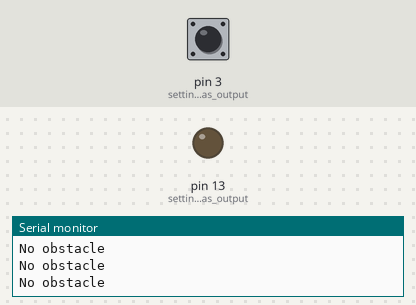
Simulated run of this sketch. Board: Arduino Uno, built with avr-gcc and run on an emulated ATmega328P. On the bench: output pins drawn as LEDs (lit = HIGH), the last lines printed to the serial monitor. Dashed ring = blinking. The inputs (shaded band) are chosen by the test bench; at power-on: pin 3 (setting_pin_3_as_output) HIGH.

Above: at 1.2 s.
1.3 s: pin 3 (setting_pin_3_as_output) pulled LOW for 0.15 s
At 1.39 s:
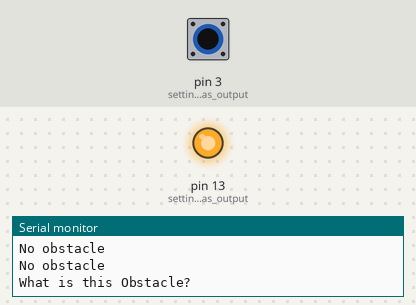
2.9 s: pin 3 (setting_pin_3_as_output) pulled LOW for 1 s
At 4.9 s:
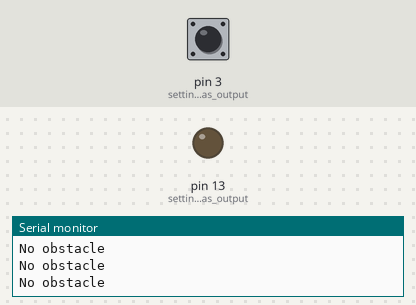
6.9 s: pin 3 (setting_pin_3_as_output) pulled LOW for 3.2 s
At 7.7 s:
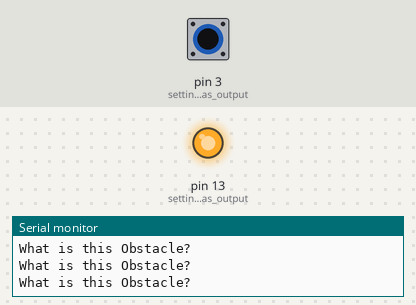
11.6 s: pin 3 (setting_pin_3_as_output) pulsed LOW 2 times (0.12 s each, 0.3 s apart)
At 11.97 s:
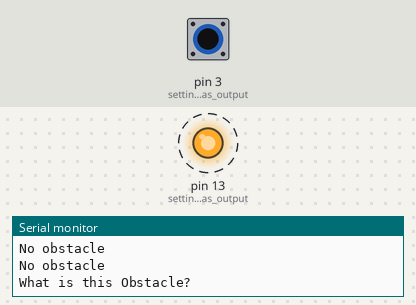
15.2 s: pin 3 (setting_pin_3_as_output) pulsed LOW 5 times (0.12 s each, 0.3 s apart)
At 17.7 s:
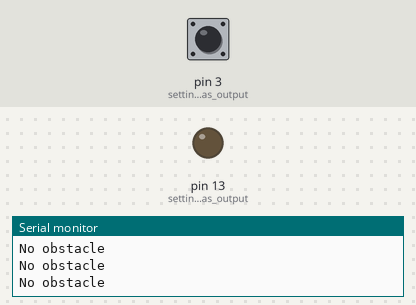
Timing chart, 0 to 19.2 s (numbered marks = the images above; inputs shaded):
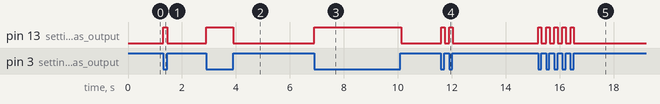

The sketch:

Proximity_IR_Sensor.ino
```cpp
//Working of IR sensor with arduino
void setup()
{
  pinMode(13,OUTPUT); //setting pin 13 as output
  pinMode(3,INPUT); //setting pin 3 as output
  Serial.begin(9600);
}
void loop()
{
  if (digitalRead(3)== LOW) //if IR sensior is low then blink led
  {
    digitalWrite(13,HIGH);
    Serial.println("What is this Obstacle?");

    delay(10);
  }
  else

  {

    digitalWrite(13,LOW);
     Serial.println("No obstacle");
    delay(10);

  }

}
```

Measured:
- after the input at 1.3 s, pin 13 (setting_pin_13_as_output): LOW → HIGH at once, → LOW 0.15 s later
- after the input at 2.9 s, pin 13 (setting_pin_13_as_output): LOW → HIGH at once, → LOW 1.0 s later
- after the input at 6.9 s, pin 13 (setting_pin_13_as_output): LOW → HIGH at once, → LOW 3.2 s later
- after the input at 11.6 s, pin 13 (setting_pin_13_as_output): alternates HIGH for 0.12 s and LOW for 0.18 s, 4 changes in all, then stays LOW, starting at once
- after the input at 15.2 s, pin 13 (setting_pin_13_as_output): alternates HIGH for 0.12 s and LOW for 0.18 s, 10 changes in all, then stays LOW, starting at once
